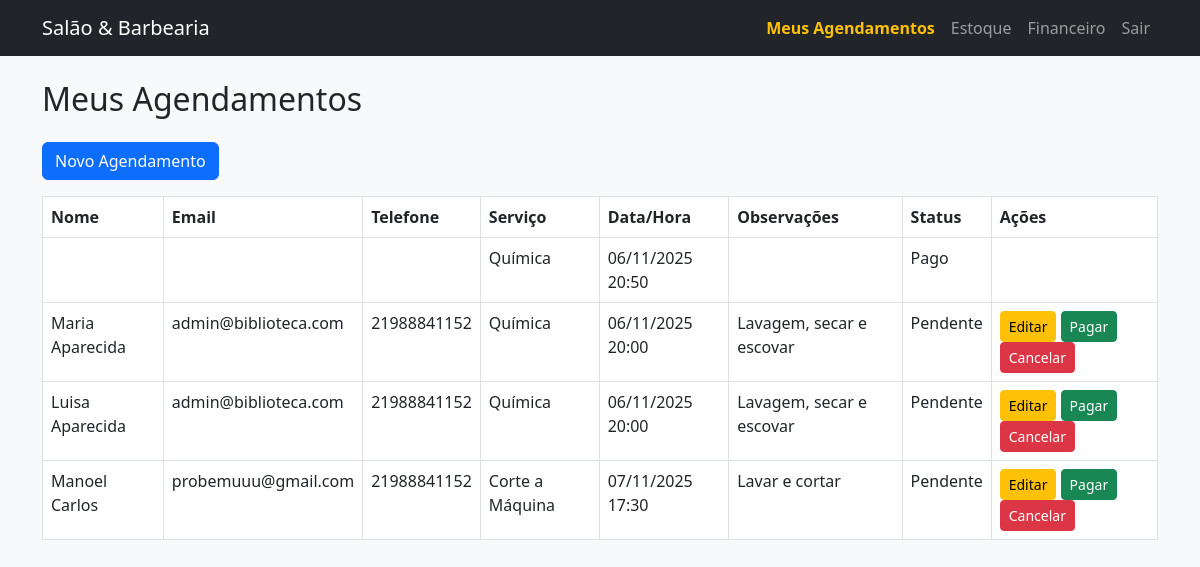
The app's page /agendamentos/ (signed in) with its own data.
### reservas/models.py (models this page shows, shortened)
class Agendamento(models.Model):
    STATUS_CHOICES = [
        ('pendente', 'Pendente'),
        ('pago', 'Pago'),
        ('cancelado', 'Cancelado'),
    ]
    cliente = models.ForeignKey(User, on_delete=models.CASCADE, null=True, blank=True)
    nome = models.CharField(max_length=100)
    email = models.EmailField()
    telefone = models.CharField(max_length=20)
    servico = models.ForeignKey(Servico, on_delete=models.CASCADE)
    data_hora = models.DateTimeField()
    observacoes = models.TextField(blank=True)
    status = models.CharField(max_length=20, choices=STATUS_CHOICES, default='pendente')

class Servico(models.Model):
    nome = models.CharField(max_length=100)
    descricao = models.TextField()
    preco = models.DecimalField(max_digits=8, decimal_places=2)

### reservas/views.py (the view)
# urls.py: path('agendamentos/', views.agendamentos, name='agendamentos'),
@login_required
def agendamentos(request):
    agendamentos = Agendamento.objects.filter(cliente=request.user)
    return render(request, 'agendamentos.html', {'agendamentos': agendamentos})

### reservas/templates/agendamentos.html
{% extends 'base.html' %}
{% block content %}
<h2 class="mb-4">Meus Agendamentos</h2>
<a href="{% url 'novo_agendamento' %}" class="btn btn-primary mb-3">Novo Agendamento</a>
<table class="table table-bordered">
  <thead>
    <tr>
      <th>Nome</th>
      <th>Email</th>
      <th>Telefone</th>
      <th>Serviço</th>
      <th>Data/Hora</th>
      <th>Observações</th>
      <th>Status</th>
      <th>Ações</th>
    </tr>
  </thead>
  <tbody>
    {% for ag in agendamentos %}
    <tr>
      <td>{{ ag.nome }}</td>
      <td>{{ ag.email }}</td>
      <td>{{ ag.telefone }}</td>
      <td>{{ ag.servico.nome }}</td>
      <td>{{ ag.data_hora|date:"d/m/Y H:i" }}</td>
      <td>{{ ag.observacoes }}</td>
      <td>{{ ag.get_status_display }}</td>
      <td>
        {% if ag.status == 'pendente' %}
        <a href="{% url 'editar_agendamento' ag.pk %}" class="btn btn-sm btn-warning">Editar</a>
        <a href="{% url 'pagar_agendamento' ag.pk %}" class="btn btn-sm btn-success">Pagar</a>
        <a href="{% url 'cancelar_agendamento' ag.pk %}" class="btn btn-sm btn-danger">Cancelar</a>
        {% endif %}
      </td>
    </tr>
    {% empty %}
    <tr>
      <td colspan="8">Nenhum agendamento encontrado.</td>
    </tr>
    {% endfor %}
  </tbody>
</table>
{% endblock %}

### barbearia/style/style.css (style rules this page uses)
body { background-color: #f8f9fa; }

### records on screen
Agendamento: servico.nome "Química", data_hora "06/11/2025 20:50", status "Pago"
Agendamento: nome "Maria Aparecida", email "admin@biblioteca.com", telefone "21988841152", servico.nome "Química", data_hora "06/11/2025 20:00", observacoes "Lavagem, secar e escovar", status "Pendente", shows "Editar"
Agendamento: nome "Luisa Aparecida", email "admin@biblioteca.com", telefone "21988841152", servico.nome "Química", data_hora "06/11/2025 20:00", observacoes "Lavagem, secar e escovar", status "Pendente", shows "Editar"
Agendamento: nome "Manoel Carlos", email "probemuuu@gmail.com", telefone "21988841152", servico.nome "Corte a Máquina", data_hora "07/11/2025 17:30", observacoes "Lavar e cortar", status "Pendente", shows "Editar"
